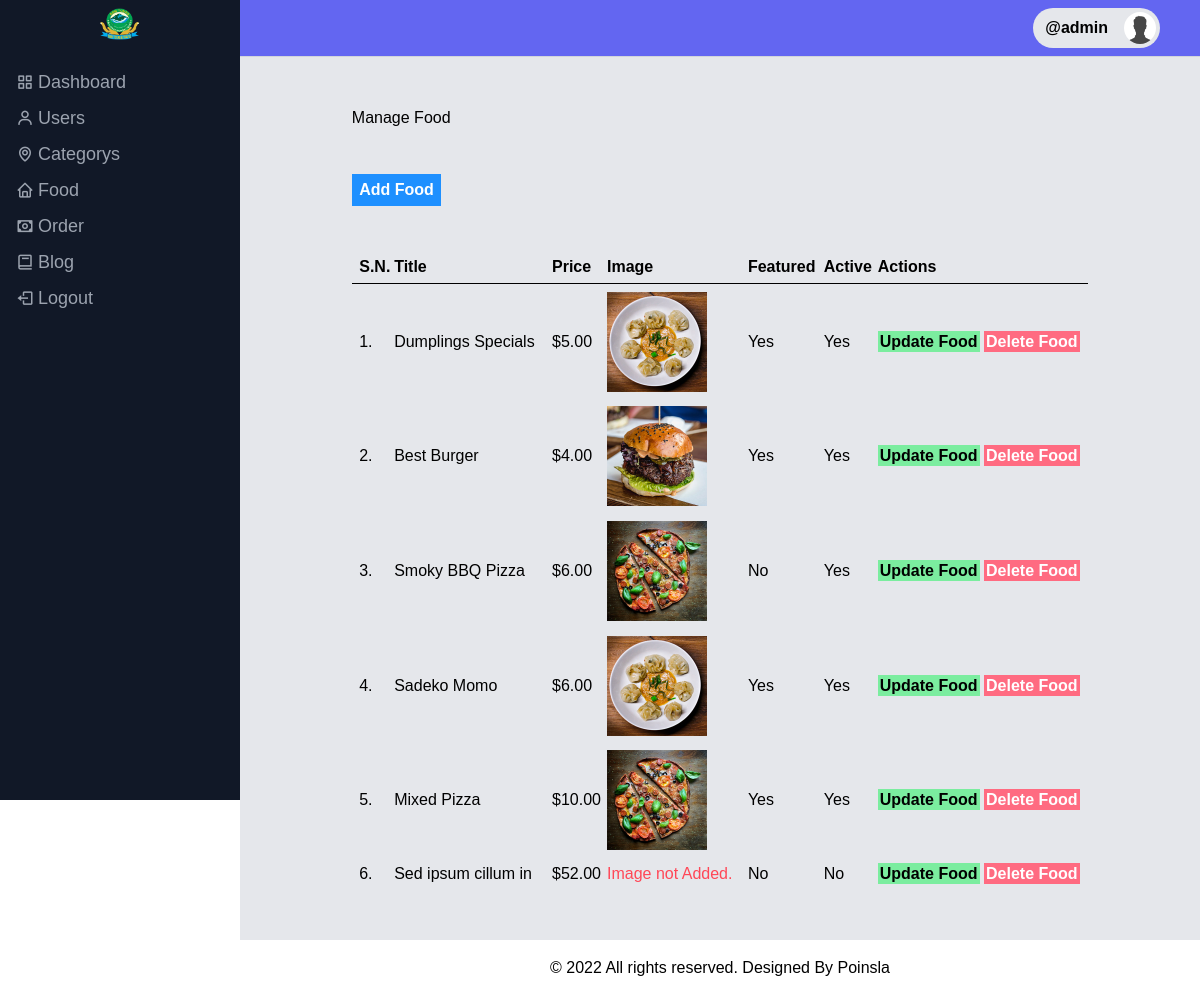
The app's page /admin/manage-food.php (signed in), older data.
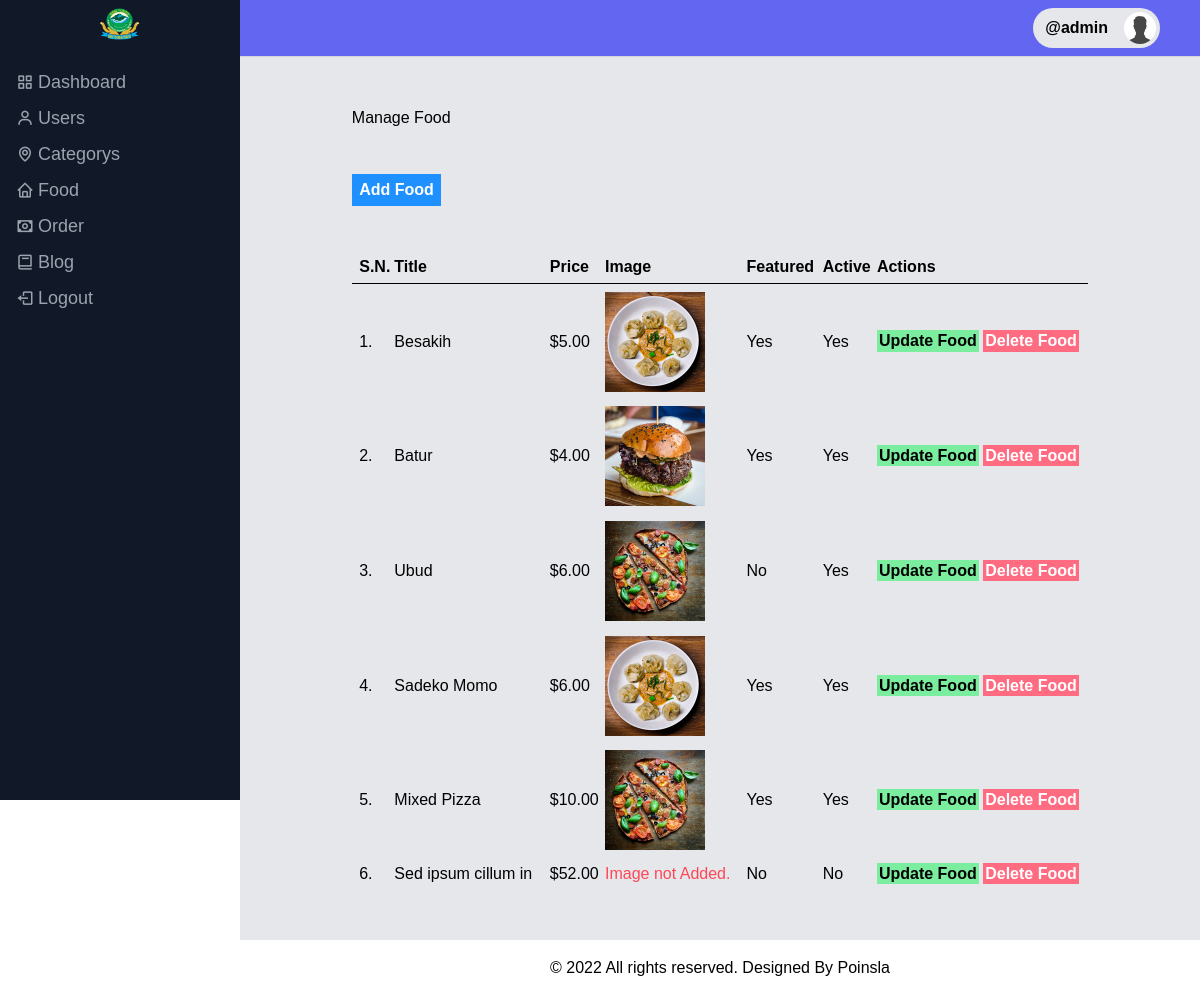
The same page, newer data.
### tables this page shows
CREATE TABLE `tbl_food` (
  `id` int(10) UNSIGNED NOT NULL,
  `category_id` int(10) UNSIGNED NOT NULL,
  `title` varchar(100) NOT NULL,
  `description` text NOT NULL,
  `price` decimal(10,2) NOT NULL,
  `image_name` varchar(255) NOT NULL,
  `featured` varchar(10) NOT NULL,
  `active` varchar(10) NOT NULL
);

### admin/manage-food.php (the view, shortened to what this page needs)
<?php include('partials/menu.php'); ?>
<div class="bg-gray-200 md:ml-16 lg:ml-60 px-2 py-10">
    <div class="wrapper">
        <h1>Manage Food</h1>
        <br /><br />
        <a href="<?php echo SITEURL; ?>admin/add-food.php" class="btn-primary">Add Food</a>
        <br /><br /><br />
        <table class="tbl-full">
            <tr>
                <th>S.N.</th>
                <th>Title</th>
                <th>Price</th>
                <th>Image</th>
                <th>Featured</th>
                <th>Active</th>
                <th>Actions</th>
            </tr>
            <?php
            $sql = "SELECT * FROM tbl_food";
            $res = mysqli_query($conn, $sql);
            $count = mysqli_num_rows($res);
            $sn = 1;
            if ($count > 0) {
                while ($row = mysqli_fetch_assoc($res)) {
                    $id = $row['id'];
                    $title = $row['title'];
                    $price = $row['price'];
                    $image_name = $row['image_name'];
                    $featured = $row['featured'];
                    $active = $row['active'];
            ?>
                    <tr>
                        <td><?php echo $sn++; ?>. </td>
                        <td><?php echo $title; ?></td>
                        <td>$<?php echo $price; ?></td>
                        <td>
                            <?php
                            if ($image_name == "") {
                                echo "<div class='error'>Image not Added.</div>";
                            } else {
                            ?>
                                <img src="<?php echo SITEURL; ?>images/food/<?php echo $image_name; ?>" width="100px">
                            <?php
                            }
                            ?>
                        </td>
                        <td><?php echo $featured; ?></td>
                        <td><?php echo $active; ?></td>
                        <td>
                            <a href="<?php echo SITEURL; ?>admin/update-food.php?id=<?php echo $id; ?>" class="btn-secondary">Update Food</a>
                            <a href="<?php echo SITEURL; ?>admin/delete-food.php?id=<?php echo $id; ?>&image_name=<?php echo $image_name; ?>" class="btn-danger">Delete Food</a>
                        </td>
                    </tr>
            <?php
                }
            } else {
                echo "<tr> <td colspan='7' class='error'> Food not Added Yet. </td> </tr>";
            }
            ?>
        </table>
    </div>
</div>
<?php include('partials/footer.php'); ?>

Row changes from the older to the newer data that the page shows:
changed tbl_food: title "Dumplings Specials" → "Besakih"
changed tbl_food: title "Best Burger" → "Batur"
changed tbl_food: title "Smoky BBQ Pizza" → "Ubud"
